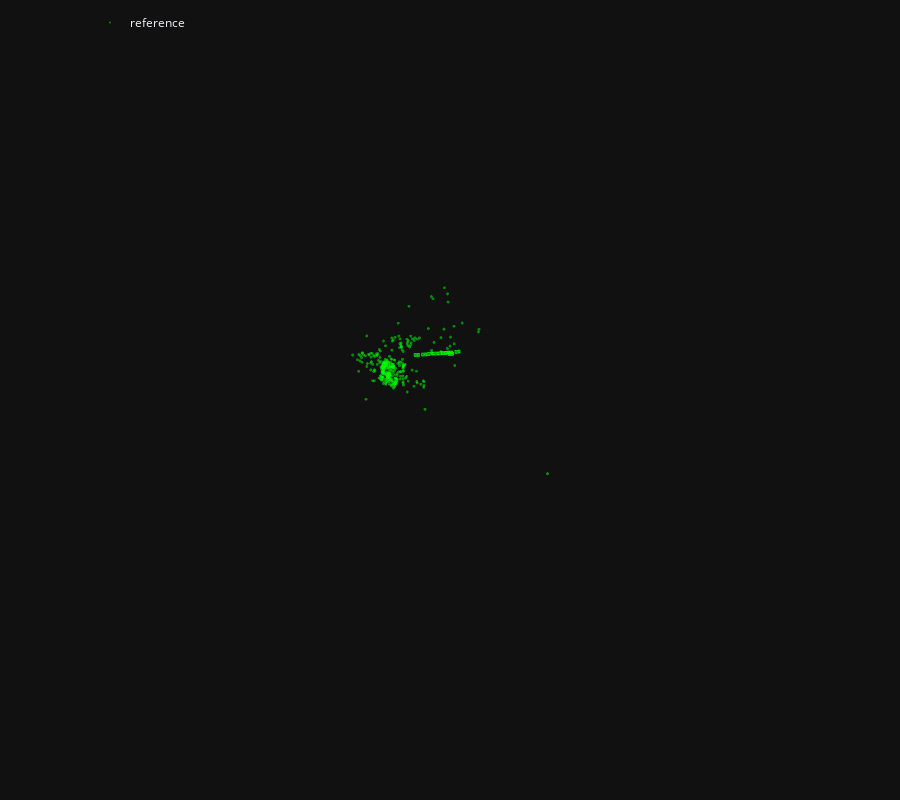

Here is the notebook cell this chart was saved with:
### Code cell
sfm_path = '/data/aiscience/logs/sample_data/6111223687/max/ref/'
model = pycolmap.Reconstruction(sfm_path)
fig = viz_3d.init_figure()
viz_3d.plot_reconstruction(fig, model, color='rgba(0,255,0,0.5)', name="reference", cameras=True)
fig.show()

### Figure 1 — Plotly figure (JSON) as saved in the notebook; plotly's stock layout.template omitted (floating-point values rounded to 4 significant figures; data arrays with more than 128 entries replaced by an {"elided": "..."} marker saying what was removed)
{"data": [{"legendgroup": "reference", "marker": {"color": "rgba(0,255,0,0.5)", "line": {"width": 0}, "size": 1}, "mode": "markers", "name": "reference", "type": "scatter3d", "x": {"elided": "317 float values"}, "y": {"elided": "317 float values"}, "z": {"elided": "317 float values"}}, {"legendgroup": "reference", "line": {"color": "rgba(0,255,0,0.5)"}, "marker": {"size": 0.0001}, "name": "44", "showlegend": false, "type": "scatter3d", "x": [-4.758, -3.727, -3.707, -4.737, -4.758], "y": [-0.007497, -0.044, 0.5351, 0.5716, -0.007497], "z": [3.582, 3.584, 3.558, 3.556, 3.582]}, {"color": "rgba(0,255,0,0.5)", "i": [0, 0, 0, 0], "j": [1, 2, 3, 4], "k": [2, 3, 4, 1], "legendgroup": "reference", "name": "44", "showlegend": false, "type": "mesh3d", "x": [-4.232, -4.758, -3.727, -3.707, -4.737, -4.758], "y": [0.1957, -0.007497, -0.044, 0.5351, 0.5716, -0.007497], "z": [2.065, 3.582, 3.584, 3.558, 3.556, 3.582]}, {"legendgroup": "reference", "line": {"color": "rgba(0,255,0,0.5)", "width": 1}, "mode": "lines", "name": "44", "showlegend": false, "type": "scatter3d", "x": [-4.232, -4.758, -3.727, -4.232, -3.727, -3.707, -4.232, -3.707, -4.737, -4.232, -4.737, -4.758], "y": [0.1957, -0.007497, -0.044, 0.1957, -0.044, 0.5351, 0.1957, 0.5351, 0.5716, 0.1957, 0.5716, -0.007497], "z": [2.065, 3.582, 3.584, 2.065, 3.584, 3.558, 2.065, 3.558, 3.556, 2.065, 3.556, 3.582]}, {"legendgroup": "reference", "line": {"color": "rgba(0,255,0,0.5)"}, "marker": {"size": 0.0001}, "name": "46", "showlegend": false, "type": "scatter3d", "x": [-3.305, -2.275, -2.249, -3.279, -3.305], "y": [-0.1107, -0.1556, 0.4233, 0.4682, -0.1107], "z": [3.519, 3.526, 3.5, 3.492, 3.519]}, {"color": "rgba(0,255,0,0.5)", "i": [0, 0, 0, 0], "j": [1, 2, 3, 4], "k": [2, 3, 4, 1], "legendgroup": "reference", "name": "46", "showlegend": false, "type": "mesh3d", "x": [-2.769, -3.305, -2.275, -2.249, -3.279, -3.305], "y": [0.08643, -0.1107, -0.1556, 0.4233, 0.4682, -0.1107], "z": [2.004, 3.519, 3.526, 3.5, 3.492, 3.519]}, {"legendgroup": "reference", "line": {"color": "rgba(0,255,0,0.5)", "width": 1}, "mode": "lines", "name": "46", "showlegend": false, "type": "scatter3d", "x": [-2.769, -3.305, -2.275, -2.769, -2.275, -2.249, -2.769, -2.249, -3.279, -2.769, -3.279, -3.305], "y": [0.08643, -0.1107, -0.1556, 0.08643, -0.1556, 0.4233, 0.08643, 0.4233, 0.4682, 0.08643, 0.4682, -0.1107], "z": [2.004, 3.519, 3.526, 2.004, 3.526, 3.5, 2.004, 3.5, 3.492, 2.004, 3.492, 3.519]}, {"legendgroup": "reference", "line": {"color": "rgba(0,255,0,0.5)"}, "marker": {"size": 0.0001}, "name": "47", "showlegend": false, "type": "scatter3d", "x": [-2.115, -1.085, -1.054, -2.084, -2.115], "y": [-0.2491, -0.3038, 0.2748, 0.3295, -0.2491], "z": [3.396, 3.407, 3.38, 3.369, 3.396]}, {"color": "rgba(0,255,0,0.5)", "i": [0, 0, 0, 0], "j": [1, 2, 3, 4], "k": [2, 3, 4, 1], "legendgroup": "reference", "name": "47", "showlegend": false, "type": "mesh3d", "x": [-1.572, -2.115, -1.085, -1.054, -2.084, -2.115], "y": [-0.05883, -0.2491, -0.3038, 0.2748, 0.3295, -0.2491], "z": [1.883, 3.396, 3.407, 3.38, 3.369, 3.396]}, {"legendgroup": "reference", "line": {"color": "rgba(0,255,0,0.5)", "width": 1}, "mode": "lines", "name": "47", "showlegend": false, "type": "scatter3d", "x": [-1.572, -2.115, -1.085, -1.572, -1.085, -1.054, -1.572, -1.054, -2.084, -1.572, -2.084, -2.115], "y": [-0.05883, -0.2491, -0.3038, -0.05883, -0.3038, 0.2748, -0.05883, 0.2748, 0.3295, -0.05883, 0.3295, -0.2491], "z": [1.883, 3.396, 3.407, 1.883, 3.407, 3.38, 1.883, 3.38, 3.369, 1.883, 3.369, 3.396]}, {"legendgroup": "reference", "line": {"color": "rgba(0,255,0,0.5)"}, "marker": {"size": 0.0001}, "name": "48", "showlegend": false, "type": "scatter3d", "x": [-1.081, -0.0518, -0.01785, -1.047, -1.081], "y": [-0.2878, -0.3477, 0.2308, 0.2906, -0.2878], "z": [3.124, 3.136, 3.109, 3.096, 3.124]}, {"color": "rgba(0,255,0,0.5)", "i": [0, 0, 0, 0], "j": [1, 2, 3, 4], "k": [2, 3, 4, 1], "legendgroup": "reference", "name": "48", "showlegend": false, "type": "mesh3d", "x": [-0.5354, -1.081, -0.0518, -0.01785, -1.047, -1.081], "y": [-0.1002, -0.2878, -0.3477, 0.2308, 0.2906, -0.2878], "z": [1.611, 3.124, 3.136, 3.109, 3.096, 3.124]}, {"legendgroup": "reference", "line": {"color": "rgba(0,255,0,0.5)", "width": 1}, "mode": "lines", "name": "48", "showlegend": false, "type": "scatter3d", "x": [-0.5354, -1.081, -0.0518, -0.5354, -0.0518, -0.01785, -0.5354, -0.01785, -1.047, -0.5354, -1.047, -1.081], "y": [-0.1002, -0.2878, -0.3477, -0.1002, -0.3477, 0.2308, -0.1002, 0.2308, 0.2906, -0.1002, 0.2906, -0.2878], "z": [1.611, 3.124, 3.136, 1.611, 3.136, 3.109, 1.611, 3.109, 3.096, 1.611, 3.096, 3.124]}, {"legendgroup": "reference", "line": {"color": "rgba(0,255,0,0.5)"}, "marker": {"size": 0.0001}, "name": "49", "showlegend": false, "type": "scatter3d", "x": [-0.124, 0.905, 0.9428, -0.08618, -0.124], "y": [-0.3841, -0.4508, 0.1274, 0.1941, -0.3841], "z": [2.681, 2.694, 2.667, 2.654, 2.681]}, {"color": "rgba(0,255,0,0.5)", "i": [0, 0, 0, 0], "j": [1, 2, 3, 4], "k": [2, 3, 4, 1], "legendgroup": "reference", "name": "49", "showlegend": false, "type": "mesh3d", "x": [0.4237, -0.124, 0.905, 0.9428, -0.08618, -0.124], "y": [-0.2008, -0.3841, -0.4508, 0.1274, 0.1941, -0.3841], "z": [1.169, 2.681, 2.694, 2.667, 2.654, 2.681]}, {"legendgroup": "reference", "line": {"color": "rgba(0,255,0,0.5)", "width": 1}, "mode": "lines", "name": "49", "showlegend": false, "type": "scatter3d", "x": [0.4237, -0.124, 0.905, 0.4237, 0.905, 0.9428, 0.4237, 0.9428, -0.08618, 0.4237, -0.08618, -0.124], "y": [-0.2008, -0.3841, -0.4508, -0.2008, -0.4508, 0.1274, -0.2008, 0.1274, 0.1941, -0.2008, 0.1941, -0.3841], "z": [1.169, 2.681, 2.694, 1.169, 2.694, 2.667, 1.169, 2.667, 2.654, 1.169, 2.654, 2.681]}, {"legendgroup": "reference", "line": {"color": "rgba(0,255,0,0.5)"}, "marker": {"size": 0.0001}, "name": "50", "showlegend": false, "type": "scatter3d", "x": [0.5994, 1.628, 1.67, 0.6409, 0.5994], "y": [-0.4574, -0.5308, 0.0471, 0.1205, -0.4574], "z": [2.02, 2.03, 2.003, 1.992, 2.02]}, {"color": "rgba(0,255,0,0.5)", "i": [0, 0, 0, 0], "j": [1, 2, 3, 4], "k": [2, 3, 4, 1], "legendgroup": "reference", "name": "50", "showlegend": false, "type": "mesh3d", "x": [1.145, 0.5994, 1.628, 1.67, 0.6409, 0.5994], "y": [-0.2777, -0.4574, -0.5308, 0.0471, 0.1205, -0.4574], "z": [0.5058, 2.02, 2.03, 2.003, 1.992, 2.02]}, {"legendgroup": "reference", "line": {"color": "rgba(0,255,0,0.5)", "width": 1}, "mode": "lines", "name": "50", "showlegend": false, "type": "scatter3d", "x": [1.145, 0.5994, 1.628, 1.145, 1.628, 1.67, 1.145, 1.67, 0.6409, 1.145, 0.6409, 0.5994], "y": [-0.2777, -0.4574, -0.5308, -0.2777, -0.5308, 0.0471, -0.2777, 0.0471, 0.1205, -0.2777, 0.1205, -0.4574], "z": [0.5058, 2.02, 2.03, 0.5058, 2.03, 2.003, 0.5058, 2.003, 1.992, 0.5058, 1.992, 2.02]}, {"legendgroup": "reference", "line": {"color": "rgba(0,255,0,0.5)"}, "marker": {"size": 0.0001}, "name": "51", "showlegend": false, "type": "scatter3d", "x": [1.181, 2.209, 2.253, 1.225, 1.181], "y": [-0.5529, -0.6321, -0.05442, 0.0248, -0.5529], "z": [1.022, 1.03, 1.002, 0.9942, 1.022]}, {"color": "rgba(0,255,0,0.5)", "i": [0, 0, 0, 0], "j": [1, 2, 3, 4], "k": [2, 3, 4, 1], "legendgroup": "reference", "name": "51", "showlegend": false, "type": "mesh3d", "x": [1.723, 1.181, 2.209, 2.253, 1.225, 1.181], "y": [-0.3762, -0.5529, -0.6321, -0.05442, 0.0248, -0.5529], "z": [-0.4932, 1.022, 1.03, 1.002, 0.9942, 1.022]}, {"legendgroup": "reference", "line": {"color": "rgba(0,255,0,0.5)", "width": 1}, "mode": "lines", "name": "51", "showlegend": false, "type": "scatter3d", "x": [1.723, 1.181, 2.209, 1.723, 2.209, 2.253, 1.723, 2.253, 1.225, 1.723, 1.225, 1.181], "y": [-0.3762, -0.5529, -0.6321, -0.3762, -0.6321, -0.05442, -0.3762, -0.05442, 0.0248, -0.3762, 0.0248, -0.5529], "z": [-0.4932, 1.022, 1.03, -0.4932, 1.03, 1.002, -0.4932, 1.002, 0.9942, -0.4932, 0.9942, 1.022]}, {"legendgroup": "reference", "line": {"color": "rgba(0,255,0,0.5)"}, "marker": {"size": 0.0001}, "name": "52", "showlegend": false, "type": "scatter3d", "x": [1.793, 2.821, 2.866, 1.838, 1.793], "y": [-0.672, -0.752, -0.1744, -0.09434, -0.672], "z": [-0.6992, -0.6945, -0.7226, -0.7272, -0.6992]}, {"color": "rgba(0,255,0,0.5)", "i": [0, 0, 0, 0], "j": [1, 2, 3, 4], "k": [2, 3, 4, 1], "legendgroup": "reference", "name": "52", "showlegend": false, "type": "mesh3d", "x": [2.33, 1.793, 2.821, 2.866, 1.838, 1.793], "y": [-0.4964, -0.672, -0.752, -0.1744, -0.09434, -0.672], "z": [-2.216, -0.6992, -0.6945, -0.7226, -0.7272, -0.6992]}, {"legendgroup": "reference", "line": {"color": "rgba(0,255,0,0.5)", "width": 1}, "mode": "lines", "name": "52", "showlegend": false, "type": "scatter3d", "x": [2.33, 1.793, 2.821, 2.33, 2.821, 2.866, 2.33, 2.866, 1.838, 2.33, 1.838, 1.793], "y": [-0.4964, -0.672, -0.752, -0.4964, -0.752, -0.1744, -0.4964, -0.1744, -0.09434, -0.4964, -0.09434, -0.672], "z": [-2.216, -0.6992, -0.6945, -2.216, -0.6945, -0.7226, -2.216, -0.7226, -0.7272, -2.216, -0.7272, -0.6992]}, {"legendgroup": "reference", "line": {"color": "rgba(0,255,0,0.5)"}, "marker": {"size": 0.0001}, "name": "53", "showlegend": false, "type": "scatter3d", "x": [1.945, 2.973, 3.018, 1.99, 1.945], "y": [-0.5031, -0.583, -0.005307, 0.07466, -0.5031], "z": [-2.539, -2.543, -2.57, -2.566, -2.539]}, {"color": "rgba(0,255,0,0.5)", "i": [0, 0, 0, 0], "j": [1, 2, 3, 4], "k": [2, 3, 4, 1], "legendgroup": "reference", "name": "53", "showlegend": false, "type": "mesh3d", "x": [2.471, 1.945, 2.973, 3.018, 1.99, 1.945], "y": [-0.3226, -0.5031, -0.583, -0.005307, 0.07466, -0.5031], "z": [-4.06, -2.539, -2.543, -2.57, -2.566, -2.539]}, {"legendgroup": "reference", "line": {"color": "rgba(0,255,0,0.5)", "width": 1}, "mode": "lines", "name": "53", "showlegend": false, "type": "scatter3d", "x": [2.471, 1.945, 2.973, 2.471, 2.973, 3.018, 2.471, 3.018, 1.99, 2.471, 1.99, 1.945], "y": [-0.3226, -0.5031, -0.583, -0.3226, -0.583, -0.005307, -0.3226, -0.005307, 0.07466, -0.3226, 0.07466, -0.5031], "z": [-4.06, -2.539, -2.543, -4.06, -2.543, -2.57, -4.06, -2.57, -2.566, -4.06, -2.566, -2.539]}, {"legendgroup": "reference", "line": {"color": "rgba(0,255,0,0.5)"}, "marker": {"size": 0.0001}, "name": "54", "showlegend": false, "type": "scatter3d", "x": [3.2, 4.229, 4.27, 3.241, 3.2], "y": [-1.132, -1.205, -0.6273, -0.5539, -1.132], "z": [-6.694, -6.695, -6.725, -6.724, -6.694]}, {"color": "rgba(0,255,0,0.5)", "i": [0, 0, 0, 0], "j": [1, 2, 3, 4], "k": [2, 3, 4, 1], "legendgroup": "reference", "name": "54", "showlegend": false, "type": "mesh3d", "x": [3.728, 3.2, 4.229, 4.27, 3.241, 3.2], "y": [-0.9559, -1.132, -1.205, -0.6273, -0.5539, -1.132], "z": [-8.215, -6.694, -6.695, -6.725, -6.724, -6.694]}, {"legendgroup": "reference", "line": {"color": "rgba(0,255,0,0.5)", "width": 1}, "mode": "lines", "name": "54", "showlegend": false, "type": "scatter3d", "x": [3.728, 3.2, 4.229, 3.728, 4.229, 4.27, 3.728, 4.27, 3.241, 3.728, 3.241, 3.2], "y": [-0.9559, -1.132, -1.205, -0.9559, -1.205, -0.6273, -0.9559, -0.6273, -0.5539, -0.9559, -0.5539, -1.132], "z": [-8.215, -6.694, -6.695, -8.215, -6.695, -6.725, -8.215, -6.725, -6.724, -8.215, -6.724, -6.694]}], "layout": {"height": 800, "legend": {"orientation": "h", "x": 0.1, "xanchor": "left", "y": 0.99, "yanchor": "top"}, "margin": {"b": 0, "l": 0, "pad": 0, "r": 0, "t": 0}, "scene": {"aspectmode": "data", "camera": {"eye": {"x": 0, "y": -0.1, "z": -2}, "projection": {"type": "orthographic"}, "up": {"x": 0, "y": -1, "z": 0}}, "dragmode": "orbit", "xaxis": {"autorange": true, "showbackground": false, "showgrid": false, "showline": false, "showticklabels": true, "visible": false}, "yaxis": {"autorange": true, "showbackground": false, "showgrid": false, "showline": false, "showticklabels": true, "visible": false}, "zaxis": {"autorange": true, "showbackground": false, "showgrid": false, "showline": false, "showticklabels": true, "visible": false}}}}
